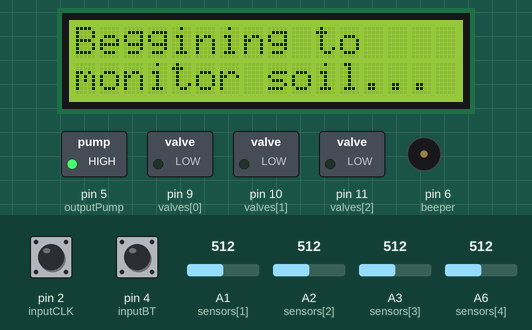
A sketch run on a simulated Arduino Nano, built with avr-gcc and run on an emulated ATmega328P. Shown: 16×2 character LCD, switched loads named in the sketch (green lamp = pin HIGH), buzzer (waves = sounding, pin HIGH). Inputs (shaded band) come from the test bench; at power-on: A2 (sensors[2]) = 512, pin 2 (inputCLK) HIGH, pin 4 (inputBT) HIGH, A1 (sensors[1]) = 512, A3 (sensors[3]) = 512, A6 (sensors[4]) = 512. What the sketch prints to the serial monitor is not drawn.

Above: at 2.9 s.
At 9.9 s:
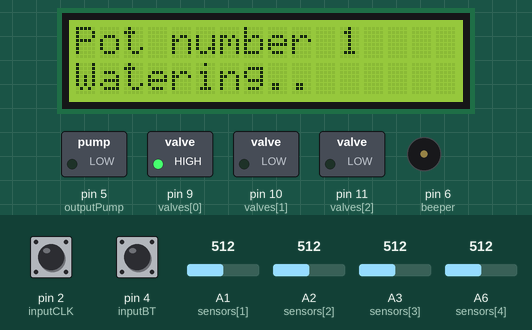
10.0 s: A2 (sensors[2]) set to 306
At 11.1 s:
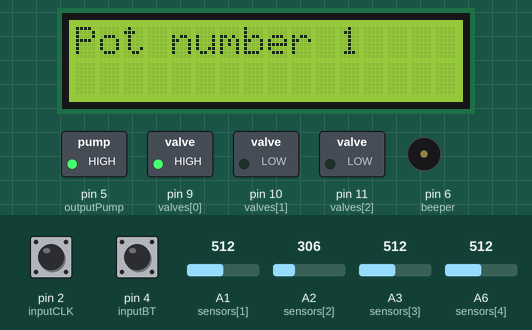
13.9 s: A2 (sensors[2]) set to 122
At 14.8 s:
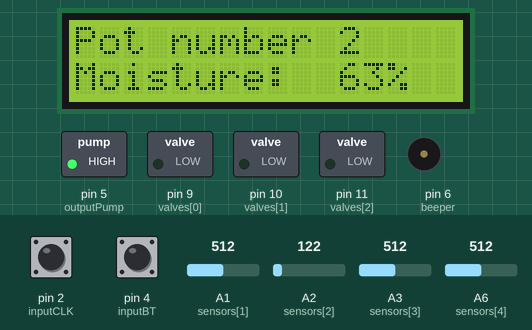
Timing chart, 0 to 44.3 s (numbered marks = the images above; inputs shaded):
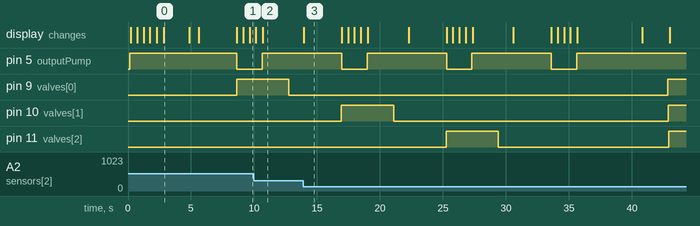

Measured:
- by itself, pin 5 (outputPump): alternates HIGH for 6.3 s and LOW for 2.0 s
- what the display in image 0 shows lasts 2.0 s, from 2.8 s to 4.8 s

The sketch:

Arduino_watering_system.ino
```cpp
/**
 *  Arduino watering system for plants
 *
 *  On startup user is asked to set desired moisture level in percent
 *  and time interval in which device will check.
 *  After that moisture level is check using probe and while
 *  specific valve remain open water pump is turned on for a few
 *  seconds to water the soil. When all the pots are checked and watered
 *  the device goes into sleep mode for time specified in the beggining.
 *
 *  Settings:
 *
 *  1. Select number of sensors in your project (max is 7 for arduino nano).
 *  2. Select time to run your pump (depends on the lenght of the hose).
 *  3. Calibrate moinsture sensors in convertToPercent file.
 *  4. Select analog inputs for sensors in readSoilMoisture file.
 *  5. Select digital outputs for valves in triggerValve file.
 *  6. Change digital inputs for encoder and button if needed in settings of this file.
 *
 *  WARNING:
 *  The code is witten for LOW triggered relay boards.
 *  If you use normalny closed valves change that in options.
 *  Arduino nano will handle 3 valves when LCD is connected to it so
 *  try to power everything with external power supply.
 *
 *  Pinout is default for Arduino nano
 *
 *  Author: Michał Warchoł
 *  https://github.com/Laggeros
 *  lagger.exe@gmail.com
 *
 *  Created on: Aug 6, 2021
 */

//Settings

const bool debug = true; //Turns off moisture, pots and interval selection and sets cycle time to 3 sec.
const bool beeperOn = true;
const bool pumpOn = true;
const bool valvesNC = false;
const int numberOfSensors = 3;
const int timeToRunThePump = 2;
const int moistureIncrement = 5;

#include <LiquidCrystal_I2C.h>
LiquidCrystal_I2C lcd(0x27,16,2); //Size of LCD screen

#define outputPump 5
#define beeper 6
#define inputCLK 2 //Digital inputs for encoder
#define inputDT 3 //
#define inputBT 4 //Digital input for button

//End of settings

#include "readSoilMoisture.h"
#include "select.h";
#include "runPump.h";
#include "triggerValve.h";

int cycleCounter;
int error = 0;
int moistureSensor;
int lastMoistureSensor[numberOfSensors];
void(* resetFunc) (void) = 0;

void setup(){
  if(numberOfSensors > 1){
    for(int i = 0; i < numberOfSensors; i++){
      pinMode(valves[i], OUTPUT);
      //Closes all valves when using normally openeded ones
      if(valvesNC == false) digitalWrite(valves[i], LOW);
      delay(50);
    }
  }

  pinMode (inputCLK,INPUT);
  pinMode (inputDT,INPUT);
  pinMode (inputBT, INPUT_PULLUP);
  pinMode (beeper, OUTPUT);
  pinMode (outputPump, OUTPUT);
  digitalWrite(outputPump, HIGH);

  previousStateCLK = digitalRead(inputCLK);

  Serial.begin(9600);
  lcd.init();
  lcd.backlight();
  lcd.setCursor(0,0);

  Serial.println("System starting");
  lcd.print("System");
  lcd.setCursor(0,1);
  lcd.print("starting");
  delay(500);
  lcd.print(".");
  delay(500);
  lcd.print(".");
  delay(500);
  lcd.print(".");
  delay(500);

  //Pots number selection

  Serial.println("Select number of pots:");
  lcd.clear();
  lcd.print("Select pots:");
  lcd.setCursor(0,1);
  lcd.print("pots: ");
  lcd.setCursor(5,1);
  lcd.print(potNumber);
  counter = 4; //Default moisture level

  while(potsSelected == false){
    int previousCounter = counter;
    select("pots");
    if(counter != previousCounter){
      lcd.setCursor(5,1);
      lcd.print(counter);
    }
    if(millis() > 300000){ //Reset the machine if idle for 5 minutes
      beep(0.5);
      beep(0.5);
      beep(0.5);
      resetFunc();
    }
  }

  Serial.println("Select moisture level:");
  lcd.clear();
  lcd.print("Select moisture");
  lcd.setCursor(0,1);
  lcd.print("level: ");
  lcd.setCursor(6,1);
  lcd.print(moistureLevel); lcd.print("%");
  counter = 50; //Default moisture level

  //Moisture selection

  while(moistureSelected == false){
    int previousCounter = counter;
    select("moisture");
    if(counter != previousCounter){
      lcd.setCursor(9,1);
      lcd.print(" ");
      lcd.setCursor(8,1);
      lcd.print(" ");
      lcd.setCursor(6,1);
      lcd.print(counter);lcd.print("%");
    }
  }

  delay(500);
  Serial.println("Select interval:");
  lcd.clear();
  lcd.print("Select check");
  lcd.setCursor(0,1);
  lcd.print("interval:");
  lcd.setCursor(9,1);
  lcd.print(checkInterval); lcd.print("h");
  counter = 1; //Default interval

  //Time interval selection

  while(intervalSelected == false){
    int previousInterval = counter;
    select("interval");
    if(counter != previousInterval){
      lcd.setCursor(12,1);
      lcd.print(" ");
      lcd.setCursor(11,1);
      lcd.print(" ");
      lcd.setCursor(9,1);
      lcd.print(counter);lcd.print("h");
    }
  }

  detachInterrupt(digitalPinToInterrupt(inputCLK));
  detachInterrupt(digitalPinToInterrupt(inputDT));

  Serial.print("Moisture level: "); Serial.print(moistureLevel); Serial.println("%");
  lcd.clear();
  lcd.print("Beggining to");
  lcd.setCursor(0,1);
  lcd.print("monitor soil...");
  delay(2000);
  lcd.clear();
}

void loop() {
  Serial.println();Serial.print("Cycle number: ");Serial.println(cycleCounter);Serial.println();
  Serial.println("Waking up from idle");
  lcd.clear();
  delay(50);
  lcd.setBacklight(HIGH);
  delay(500);

  if(valvesNC == false) triggerValves("close");

  if(error == 1 && debug == false){ //Error hanlder
    Serial.println("Error");
    lcd.print("Error...");
    beep(0.5);
    beep(0.5);
    beep(0.5);
    delay(3600000);
  }

  //Moisture reading of all the sensors

  else{
    for(int i = 1; i <= potNumber; i++){
      moistureSensor = readSoilMoisture(i);

      //This section checks if sensor readout is not lover that a reading from 1h ago

      if(moistureSensor < lastMoistureSensor[i-1] && checkInterval == 1 && debug == false){
        Serial.println("Check wiring or tube!");
        lcd.clear();
        lcd.setCursor(0,0);
        lcd.print("Check wiring");
        lcd.setCursor(0,1);
        lcd.print("or tube!");
        beep(0.5);
        beep(0.5);
        beep(0.5);
        error = 1;
        lastMoistureSensor[i-1] = 0;
      }
      else{
        delay(3000);
        if(moistureSensor < moistureLevel || debug == true){
          if(numberOfSensors > 1){
            triggerValve(i, true);
            runPump(outputPump, timeToRunThePump);
            triggerValve(i, false);
          }
          else runPump(outputPump, timeToRunThePump);
          delay(1000);
        }
      }
    delay(100);
  }

  delay(2000);
  Serial.println("Idle...");Serial.println(" ");
  lcd.clear();
  lcd.print("Idle...");
  delay(2000);

  if(valvesNC == false) triggerValves("open");

  lcd.setBacklight(LOW);
  cycleCounter++;
  if(debug == false) delay(checkInterval * 3600000);
  else delay(3000);
  }
}

void beep(int ms){
  if(beeperOn == true){
    digitalWrite(beeper, HIGH);
    delay(ms *1000);
    digitalWrite(beeper, LOW);
  }
}

void triggerValves(String type){
  for(int i = 0; i < numberOfSensors; i++){
    if(type == "open") digitalWrite(valves[i], HIGH);
    else digitalWrite(valves[i], LOW);
    delay(50);
  }
}
```

convertToPercent.h
```cpp
/*
 * Function that convert analog input from sensor to percentage value using calibrated variables
 */

const int moistSoilValue = 520; //Calibrate for 100% moist soil
const int drySoilValue = 176; //Calibrate for 0% moist soil

const int calibrationSettings[6][2] =
  {
    {520, 176}, //1 Sensor
    {520, 176}, //2 Sensor
    {520, 176}, //3 Sensor
    {520, 176}, //4 Sensor
    {520, 176}, //5 Sensor
    {520, 176}  //6 Sensor
  };

int convertToPercent(int value, int sensor){
  int percentValue = 0;
  percentValue = map(value, calibrationSettings[sensor][0], calibrationSettings[sensor][1], 0, 100);
  if (percentValue > 100) percentValue = 100;
  if (percentValue < 0) percentValue = 0;
  value = 0;
  return percentValue;
}
```

readSoilMoisture.h
```cpp
#include "convertToPercent.h"

int sensors[6] = {A0, A1, A2, A3, A6, A7}; //Analog inputs on board
int sensorValue;
int percentSensorValue;

int readSoilMoisture(int sensor){
  //Averaging 10 readings to reduce error possibility

  for (int j = 0; j < 10; j++) {
    sensorValue = sensorValue + analogRead(sensors[sensor]);
    delay(5);
  }

  sensorValue = sensorValue/10;
  Serial.print("Sensor analog value: ");
  Serial.println(sensorValue);
  Serial.print("Sensor value: ");
  percentSensorValue = convertToPercent(sensorValue, sensor);
  Serial.print(percentSensorValue);Serial.println("%");

  lcd.clear();
  lcd.print("Pot number ");
  lcd.print(sensor);
  lcd.setCursor(0,1);
  lcd.print("Moisture: ");
  lcd.setCursor(11,1);
  lcd.print("    ");
  lcd.setCursor(11,1);
  lcd.print(percentSensorValue);
  lcd.print("%");

  return percentSensorValue;
  sensorValue = 0;
}
```

runPump.h
```cpp
/*
 * Function that runs the pump for desired time.
 * In case of malfunction try to change LOW to HIGH or reverse.
 */

void runPump(int pump, int time){
  int runTime = ((time*1000)/4);
  Serial.println("Watering...");
  lcd.setCursor(0,1);
  lcd.print("                ");
  lcd.setCursor(0,1);
  lcd.print("Watering");
  if(pumpOn == true) digitalWrite(pump, LOW);
  delay(runTime);
  lcd.print(".");
  delay(runTime);
  lcd.print(".");
  delay(runTime);
  lcd.print(".");
  delay(runTime);
  if(pumpOn == true) digitalWrite(pump, HIGH);
  delay(50);
  lcd.setCursor(0,1);
  lcd.print("           ");
  delay(50);
  if(pumpOn == true) delay(2000);
}
```

select.h
```cpp
#include "updateEncoder.h";

unsigned long lastButtonPress = 0;
int moistureLevel = 50;
int checkInterval = 1;
int potNumber = 4;
bool moistureSelected;
bool intervalSelected;
bool potsSelected;

void select(String type){
  if(debug == true){
    moistureSelected = true;
    intervalSelected = true;
    potsSelected = true;
  }
  else{
    moistureSelected = false;
    intervalSelected = false;
    potsSelected = false;
  }

  int btnState = digitalRead(inputBT);
  if(type == "moisture"){
      attachInterrupt(digitalPinToInterrupt(inputCLK), updateEncoderMoisture, CHANGE);
      attachInterrupt(digitalPinToInterrupt(inputDT), updateEncoderMoisture, CHANGE);
    if (btnState == LOW) {
      if (millis() - lastButtonPress > 50) {
        moistureLevel = counter;
        moistureSelected = true;
        Serial.println("Button pressed!");
      }
      lastButtonPress = millis();
    }
  }
  else if(type == "interval"){
      attachInterrupt(digitalPinToInterrupt(inputCLK), updateEncoderInterval, CHANGE);
      attachInterrupt(digitalPinToInterrupt(inputDT), updateEncoderInterval, CHANGE);
    if (btnState == LOW) {
      if (millis() - lastButtonPress > 50) {
        checkInterval = counter;
        intervalSelected = true;
        Serial.println("Button pressed!");
      }
      lastButtonPress = millis();
    }
  }
  else if(type == "pots"){
      attachInterrupt(digitalPinToInterrupt(inputCLK), updateEncoderPots, CHANGE);
      attachInterrupt(digitalPinToInterrupt(inputDT), updateEncoderPots, CHANGE);
    if (btnState == LOW) {
      if (millis() - lastButtonPress > 50) {
        checkInterval = counter;
        potsSelected = true;
        Serial.println("Button pressed!");
      }
      lastButtonPress = millis();
    }
  }
}
```

triggerValve.h
```cpp
/*
 * Function that closes the valves for specific pot.
 * In case of malfunction try to change LOW to HIGH or reverse.
 */

int valves[6] = {9, 10, 11, 12, 7, 8}; // Digital outputs on board

void triggerValve(int valve, bool state){
  if(state == true){
    Serial.print("Opening valve number: ");Serial.println(valve);
    if(valvesNC == false) digitalWrite(valves[valve-1], HIGH);
    else digitalWrite(valves[valve-1], LOW);
  }
  else if(state == false){
    Serial.print("Closing valve number: ");Serial.println(valve);
    if(valvesNC == false) digitalWrite(valves[valve-1], LOW);
    else digitalWrite(valves[valve-1], HIGH);
  }
}
```

updateEncoder.h
```cpp
int currentStateCLK;
int previousStateCLK;
int counter;

void updateEncoderMoisture(){
  currentStateCLK = digitalRead(inputCLK);
  if (currentStateCLK != previousStateCLK && currentStateCLK == 1){
     if (digitalRead(inputDT) != currentStateCLK) {
      counter = counter - moistureIncrement;
     }
     else {
      counter = counter + moistureIncrement;
     }
     if(counter > 100){counter = 100;}
     if(counter < 0) {counter = 0;}
     Serial.print(counter);
     Serial.println("%");
   }
   previousStateCLK = currentStateCLK;
   delay(5);
}

void updateEncoderInterval(){
  currentStateCLK = digitalRead(inputCLK);
  if (currentStateCLK != previousStateCLK && currentStateCLK == 1){
     if (digitalRead(inputDT) != currentStateCLK) {
      counter --;
     }
     else {
      counter ++;
     }
     if(counter > 24){counter = 24;}
     if(counter < 1) {counter = 1;}
     Serial.print(counter);
     Serial.println("h");
   }
   previousStateCLK = currentStateCLK;
   delay(5);
}

void updateEncoderPots(){
  currentStateCLK = digitalRead(inputCLK);
  if (currentStateCLK != previousStateCLK && currentStateCLK == 1){
     if (digitalRead(inputDT) != currentStateCLK) {
      counter --;
     }
     else {
      counter ++;
     }
     if(counter > 3){counter = 4;}
     if(counter < 1) {counter = 1;}
     Serial.print(counter);
     Serial.println("pots");
   }
   previousStateCLK = currentStateCLK;
   delay(5);
}
```
